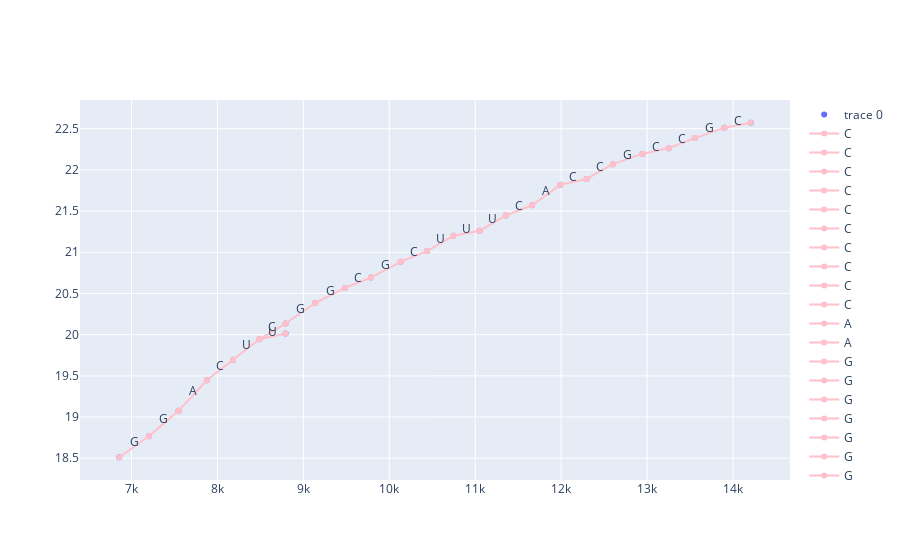
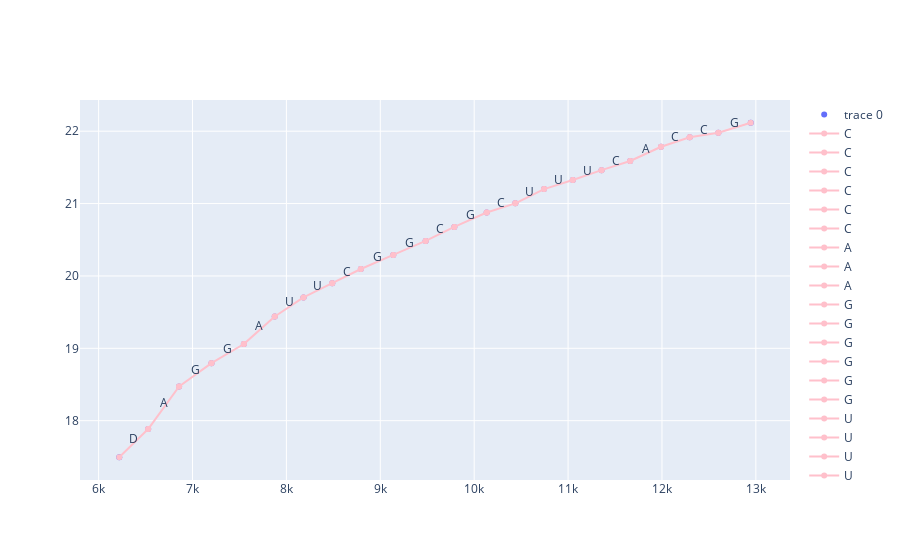

The cell these charts' notebook holds for them, in order:
### Code cell
mask = df_m.focus.notna()
df_m_focus = df_m[mask]
# plotly_zones(df_m_focus, df_r_focus)

bcr = base_calling_random(df_m_focus, silence=True)
plotly_basecalling(*bcr, annotate=False)

mask = df_r.focus.notna()
df_r_focus = df_r[mask]
bcr = base_calling_random(df_r_focus, silence=True)
plotly_basecalling(*bcr, annotate=False)
# plt, fig = plot_basecalling(bcr[0], bcr[1], plt=plt, annotate=False)
# fig.tight_layout()
# plt.savefig('/Users/bryan/Documents/BioPharmaFinder/Draw/Outputs_Fig4/mock_denovo_seq_22to44.svg', transparent=True, dpi=300)

### Figure 1 — Plotly figure (JSON) as saved in the notebook; plotly's stock layout.template omitted (floating-point values rounded to 4 significant figures)
{"data": [{"mode": "markers", "type": "scatter", "x": [8182.0, 8793.0, 7548.0, 8488.0, 9138.0, 10740.0, 6858.0, 10440.0, 7877.0, 9788.0, 7203.0, 11660.0, 9483.0, 11050.0, 10130.0, 11360.0, 12300.0, 13560.0, 12600.0, 11990.0, 8794.0, 13250.0, 14210.0, 13900.0, 12950.0], "y": [19.69, 20.13, 19.08, 19.94, 20.38, 21.2, 18.51, 21.01, 19.45, 20.69, 18.77, 21.57, 20.57, 21.26, 20.88, 21.45, 21.89, 22.39, 22.07, 21.82, 20.01, 22.26, 22.57, 22.51, 22.19]}, {"line": {"color": "pink"}, "mode": "lines+markers", "name": "C", "type": "scatter", "x": [8182.0, 7877.0], "y": [19.69, 19.45]}, {"line": {"color": "pink"}, "mode": "lines+markers", "name": "C", "type": "scatter", "x": [8793.0, 8488.0], "y": [20.13, 19.94]}, {"line": {"color": "pink"}, "mode": "lines+markers", "name": "C", "type": "scatter", "x": [10440.0, 10130.0], "y": [21.01, 20.88]}, {"line": {"color": "pink"}, "mode": "lines+markers", "name": "C", "type": "scatter", "x": [9788.0, 9483.0], "y": [20.69, 20.57]}, {"line": {"color": "pink"}, "mode": "lines+markers", "name": "C", "type": "scatter", "x": [11660.0, 11360.0], "y": [21.57, 21.45]}, {"line": {"color": "pink"}, "mode": "lines+markers", "name": "C", "type": "scatter", "x": [12300.0, 11990.0], "y": [21.89, 21.82]}, {"line": {"color": "pink"}, "mode": "lines+markers", "name": "C", "type": "scatter", "x": [13560.0, 13250.0], "y": [22.39, 22.26]}, {"line": {"color": "pink"}, "mode": "lines+markers", "name": "C", "type": "scatter", "x": [12300.0, 12600.0], "y": [21.89, 22.07]}, {"line": {"color": "pink"}, "mode": "lines+markers", "name": "C", "type": "scatter", "x": [13250.0, 12950.0], "y": [22.26, 22.19]}, {"line": {"color": "pink"}, "mode": "lines+markers", "name": "C", "type": "scatter", "x": [14210.0, 13900.0], "y": [22.57, 22.51]}, {"line": {"color": "pink"}, "mode": "lines+markers", "name": "A", "type": "scatter", "x": [7548.0, 7877.0], "y": [19.08, 19.45]}, {"line": {"color": "pink"}, "mode": "lines+markers", "name": "A", "type": "scatter", "x": [11660.0, 11990.0], "y": [21.57, 21.82]}, {"line": {"color": "pink"}, "mode": "lines+markers", "name": "G", "type": "scatter", "x": [7548.0, 7203.0], "y": [19.08, 18.77]}, {"line": {"color": "pink"}, "mode": "lines+markers", "name": "G", "type": "scatter", "x": [8793.0, 9138.0], "y": [20.13, 20.38]}, {"line": {"color": "pink"}, "mode": "lines+markers", "name": "G", "type": "scatter", "x": [6858.0, 7203.0], "y": [18.51, 18.77]}, {"line": {"color": "pink"}, "mode": "lines+markers", "name": "G", "type": "scatter", "x": [9138.0, 9483.0], "y": [20.38, 20.57]}, {"line": {"color": "pink"}, "mode": "lines+markers", "name": "G", "type": "scatter", "x": [9788.0, 10130.0], "y": [20.69, 20.88]}, {"line": {"color": "pink"}, "mode": "lines+markers", "name": "G", "type": "scatter", "x": [13560.0, 13900.0], "y": [22.39, 22.51]}, {"line": {"color": "pink"}, "mode": "lines+markers", "name": "G", "type": "scatter", "x": [12600.0, 12950.0], "y": [22.07, 22.19]}, {"line": {"color": "pink"}, "mode": "lines+markers", "name": "U", "type": "scatter", "x": [8182.0, 8488.0], "y": [19.69, 19.94]}, {"line": {"color": "pink"}, "mode": "lines+markers", "name": "U", "type": "scatter", "x": [10740.0, 10440.0], "y": [21.2, 21.01]}, {"line": {"color": "pink"}, "mode": "lines+markers", "name": "U", "type": "scatter", "x": [10740.0, 11050.0], "y": [21.2, 21.26]}, {"line": {"color": "pink"}, "mode": "lines+markers", "name": "U", "type": "scatter", "x": [11050.0, 11360.0], "y": [21.26, 21.45]}, {"line": {"color": "pink"}, "mode": "lines+markers", "name": "U", "type": "scatter", "x": [8488.0, 8794.0], "y": [19.94, 20.01]}], "layout": {"annotations": [{"arrowhead": 1, "showarrow": false, "text": "C", "x": 8030.0, "y": 19.57, "yshift": 5}, {"arrowhead": 1, "showarrow": false, "text": "C", "x": 8641.0, "y": 20.04, "yshift": 5}, {"arrowhead": 1, "showarrow": false, "text": "C", "x": 10290.0, "y": 20.95, "yshift": 5}, {"arrowhead": 1, "showarrow": false, "text": "C", "x": 9636.0, "y": 20.63, "yshift": 5}, {"arrowhead": 1, "showarrow": false, "text": "C", "x": 11510.0, "y": 21.51, "yshift": 5}, {"arrowhead": 1, "showarrow": false, "text": "C", "x": 12140.0, "y": 21.85, "yshift": 5}, {"arrowhead": 1, "showarrow": false, "text": "C", "x": 13400.0, "y": 22.33, "yshift": 5}, {"arrowhead": 1, "showarrow": false, "text": "C", "x": 12450.0, "y": 21.98, "yshift": 5}, {"arrowhead": 1, "showarrow": false, "text": "C", "x": 13100.0, "y": 22.23, "yshift": 5}, {"arrowhead": 1, "showarrow": false, "text": "C", "x": 14050.0, "y": 22.54, "yshift": 5}, {"arrowhead": 1, "showarrow": false, "text": "A", "x": 7712.0, "y": 19.26, "yshift": 5}, {"arrowhead": 1, "showarrow": false, "text": "A", "x": 11830.0, "y": 21.69, "yshift": 5}, {"arrowhead": 1, "showarrow": false, "text": "G", "x": 7375.0, "y": 18.92, "yshift": 5}, {"arrowhead": 1, "showarrow": false, "text": "G", "x": 8966.0, "y": 20.26, "yshift": 5}, {"arrowhead": 1, "showarrow": false, "text": "G", "x": 7030.0, "y": 18.64, "yshift": 5}, {"arrowhead": 1, "showarrow": false, "text": "G", "x": 9311.0, "y": 20.48, "yshift": 5}, {"arrowhead": 1, "showarrow": false, "text": "G", "x": 9961.0, "y": 20.79, "yshift": 5}, {"arrowhead": 1, "showarrow": false, "text": "G", "x": 13730.0, "y": 22.45, "yshift": 5}, {"arrowhead": 1, "showarrow": false, "text": "G", "x": 12770.0, "y": 22.13, "yshift": 5}, {"arrowhead": 1, "showarrow": false, "text": "U", "x": 8335.0, "y": 19.82, "yshift": 5}, {"arrowhead": 1, "showarrow": false, "text": "U", "x": 10590.0, "y": 21.11, "yshift": 5}, {"arrowhead": 1, "showarrow": false, "text": "U", "x": 10900.0, "y": 21.23, "yshift": 5}, {"arrowhead": 1, "showarrow": false, "text": "U", "x": 11200.0, "y": 21.35, "yshift": 5}, {"arrowhead": 1, "showarrow": false, "text": "U", "x": 8641.0, "y": 19.98, "yshift": 5}]}}

### Figure 2 — Plotly figure (JSON) as saved in the notebook; plotly's stock layout.template omitted (floating-point values rounded to 4 significant figures)
{"data": [{"mode": "markers", "type": "scatter", "x": [7547.0, 8182.0, 8793.0, 6528.0, 6857.0, 9138.0, 7202.0, 8488.0, 10740.0, 9788.0, 10440.0, 7876.0, 11660.0, 11050.0, 9483.0, 11360.0, 10130.0, 6220.0, 12300.0, 11990.0, 12600.0, 12950.0], "y": [19.06, 19.7, 20.1, 17.88, 18.47, 20.29, 18.8, 19.9, 21.2, 20.68, 21.0, 19.44, 21.59, 21.33, 20.48, 21.46, 20.88, 17.49, 21.92, 21.78, 21.98, 22.12]}, {"line": {"color": "pink"}, "mode": "lines+markers", "name": "C", "type": "scatter", "x": [8793.0, 8488.0], "y": [20.1, 19.9]}, {"line": {"color": "pink"}, "mode": "lines+markers", "name": "C", "type": "scatter", "x": [9788.0, 9483.0], "y": [20.68, 20.48]}, {"line": {"color": "pink"}, "mode": "lines+markers", "name": "C", "type": "scatter", "x": [10440.0, 10130.0], "y": [21.0, 20.88]}, {"line": {"color": "pink"}, "mode": "lines+markers", "name": "C", "type": "scatter", "x": [11660.0, 11360.0], "y": [21.59, 21.46]}, {"line": {"color": "pink"}, "mode": "lines+markers", "name": "C", "type": "scatter", "x": [12300.0, 11990.0], "y": [21.92, 21.78]}, {"line": {"color": "pink"}, "mode": "lines+markers", "name": "C", "type": "scatter", "x": [12300.0, 12600.0], "y": [21.92, 21.98]}, {"line": {"color": "pink"}, "mode": "lines+markers", "name": "A", "type": "scatter", "x": [6528.0, 6857.0], "y": [17.88, 18.47]}, {"line": {"color": "pink"}, "mode": "lines+markers", "name": "A", "type": "scatter", "x": [7547.0, 7876.0], "y": [19.06, 19.44]}, {"line": {"color": "pink"}, "mode": "lines+markers", "name": "A", "type": "scatter", "x": [11660.0, 11990.0], "y": [21.59, 21.78]}, {"line": {"color": "pink"}, "mode": "lines+markers", "name": "G", "type": "scatter", "x": [7547.0, 7202.0], "y": [19.06, 18.8]}, {"line": {"color": "pink"}, "mode": "lines+markers", "name": "G", "type": "scatter", "x": [8793.0, 9138.0], "y": [20.1, 20.29]}, {"line": {"color": "pink"}, "mode": "lines+markers", "name": "G", "type": "scatter", "x": [6857.0, 7202.0], "y": [18.47, 18.8]}, {"line": {"color": "pink"}, "mode": "lines+markers", "name": "G", "type": "scatter", "x": [9138.0, 9483.0], "y": [20.29, 20.48]}, {"line": {"color": "pink"}, "mode": "lines+markers", "name": "G", "type": "scatter", "x": [9788.0, 10130.0], "y": [20.68, 20.88]}, {"line": {"color": "pink"}, "mode": "lines+markers", "name": "G", "type": "scatter", "x": [12600.0, 12950.0], "y": [21.98, 22.12]}, {"line": {"color": "pink"}, "mode": "lines+markers", "name": "U", "type": "scatter", "x": [8182.0, 7876.0], "y": [19.7, 19.44]}, {"line": {"color": "pink"}, "mode": "lines+markers", "name": "U", "type": "scatter", "x": [8182.0, 8488.0], "y": [19.7, 19.9]}, {"line": {"color": "pink"}, "mode": "lines+markers", "name": "U", "type": "scatter", "x": [10740.0, 10440.0], "y": [21.2, 21.0]}, {"line": {"color": "pink"}, "mode": "lines+markers", "name": "U", "type": "scatter", "x": [10740.0, 11050.0], "y": [21.2, 21.33]}, {"line": {"color": "pink"}, "mode": "lines+markers", "name": "U", "type": "scatter", "x": [11050.0, 11360.0], "y": [21.33, 21.46]}, {"line": {"color": "pink"}, "mode": "lines+markers", "name": "D", "type": "scatter", "x": [6528.0, 6220.0], "y": [17.88, 17.49]}], "layout": {"annotations": [{"arrowhead": 1, "showarrow": false, "text": "C", "x": 8641.0, "y": 20.0, "yshift": 5}, {"arrowhead": 1, "showarrow": false, "text": "C", "x": 9636.0, "y": 20.58, "yshift": 5}, {"arrowhead": 1, "showarrow": false, "text": "C", "x": 10290.0, "y": 20.94, "yshift": 5}, {"arrowhead": 1, "showarrow": false, "text": "C", "x": 11510.0, "y": 21.53, "yshift": 5}, {"arrowhead": 1, "showarrow": false, "text": "C", "x": 12140.0, "y": 21.85, "yshift": 5}, {"arrowhead": 1, "showarrow": false, "text": "C", "x": 12450.0, "y": 21.95, "yshift": 5}, {"arrowhead": 1, "showarrow": false, "text": "A", "x": 6692.0, "y": 18.18, "yshift": 5}, {"arrowhead": 1, "showarrow": false, "text": "A", "x": 7711.0, "y": 19.25, "yshift": 5}, {"arrowhead": 1, "showarrow": false, "text": "A", "x": 11830.0, "y": 21.69, "yshift": 5}, {"arrowhead": 1, "showarrow": false, "text": "G", "x": 7374.0, "y": 18.93, "yshift": 5}, {"arrowhead": 1, "showarrow": false, "text": "G", "x": 8966.0, "y": 20.19, "yshift": 5}, {"arrowhead": 1, "showarrow": false, "text": "G", "x": 7029.0, "y": 18.63, "yshift": 5}, {"arrowhead": 1, "showarrow": false, "text": "G", "x": 9311.0, "y": 20.39, "yshift": 5}, {"arrowhead": 1, "showarrow": false, "text": "G", "x": 9961.0, "y": 20.78, "yshift": 5}, {"arrowhead": 1, "showarrow": false, "text": "G", "x": 12770.0, "y": 22.05, "yshift": 5}, {"arrowhead": 1, "showarrow": false, "text": "U", "x": 8029.0, "y": 19.57, "yshift": 5}, {"arrowhead": 1, "showarrow": false, "text": "U", "x": 8335.0, "y": 19.8, "yshift": 5}, {"arrowhead": 1, "showarrow": false, "text": "U", "x": 10590.0, "y": 21.1, "yshift": 5}, {"arrowhead": 1, "showarrow": false, "text": "U", "x": 10900.0, "y": 21.26, "yshift": 5}, {"arrowhead": 1, "showarrow": false, "text": "U", "x": 11200.0, "y": 21.39, "yshift": 5}, {"arrowhead": 1, "showarrow": false, "text": "D", "x": 6374.0, "y": 17.69, "yshift": 5}]}}
